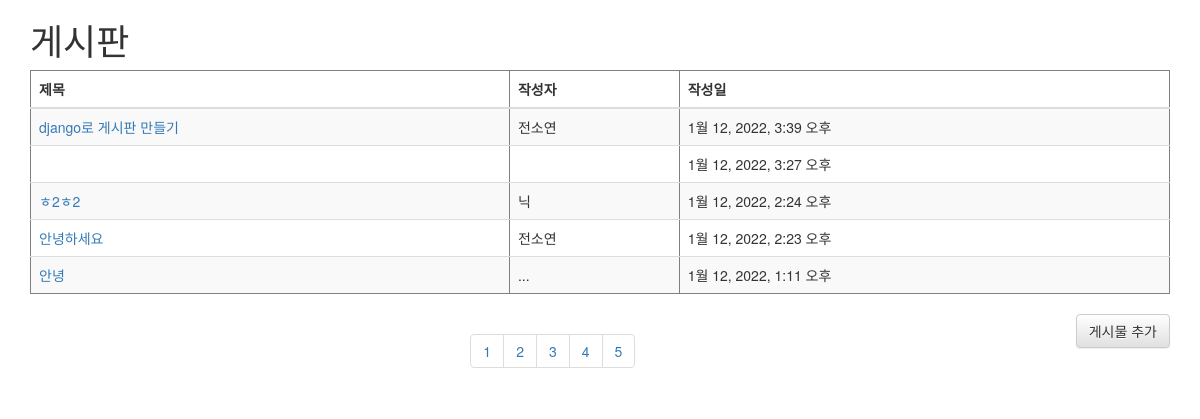
The app's page /blog/view_blog_list/ with its own data.
### blog/models.py (models this page shows, shortened)
class Post(models.Model):
    title = models.CharField(max_length=300)
    writer = models.CharField(max_length=30)
    content = models.TextField()
    created_at = models.DateTimeField(auto_now_add=True)

### blog/views.py (the view)
# urls.py: path('blog/view_blog_list/', blog.views.view_blog_list),
def view_blog_list(request):
    blog_list = Post.objects.order_by("-created_at")
    data = {"post_list":blog_list}
    return render(request, 'blog/view_blog_list.html',data)

### templates/blog/view_blog_list.html (shortened to what this page needs)
<!DOCTYPE html>
<html lang="en">
<head>
    <link rel="stylesheet" href="https://maxcdn.bootstrapcdn.com/bootstrap/3.3.2/css/bootstrap.min.css">
    <link rel="stylesheet" href="https://maxcdn.bootstrapcdn.com/bootstrap/3.3.2/css/bootstrap-theme.min.css">
</head>
<body>
<div class="container">
    <h1>게시판</h1>
    <table align="center" border="1" class="table table-striped">
        <thead>
            <tr>
                <th>제목</th>
                <th>작성자</th>
                <th>작성일</th>
            </tr>
        </thead>
         <tbody>
            {% for item in post_list %}
            <tr>
                <td><a href="/blog/view_blog/{{item.id}}/">{{item.title}}</a></td>
                <td>{{item.writer}}</td>
                <td>{{item.created_at}}</td>
            </tr>
            {% endfor %}
    </tbody>
    </table>
    <p><a href="/blog/add_blog_form/" class="btn btn-default pull-right">게시물 추가</a></p>
    <div class="text-center">
        <ul class="pagination">
            <li><a href="#">1</a></li>
            <li><a href="#">2</a></li>
            <li><a href="#">3</a></li>
            <li><a href="#">4</a></li>
            <li><a href="#">5</a></li>
        </ul>
    </div>
</div>
</body>
</html>

### records on screen
Post: title "django로 게시판 만들기", writer "전소연", created_at "1월 12, 2022, 3:39 오후"
Post: created_at "1월 12, 2022, 3:27 오후"
Post: title "ㅎ2ㅎ2", writer "닉", created_at "1월 12, 2022, 2:24 오후"
Post: title "안녕하세요", writer "전소연", created_at "1월 12, 2022, 2:23 오후"
Post: title "안녕", writer "...", created_at "1월 12, 2022, 1:11 오후"
